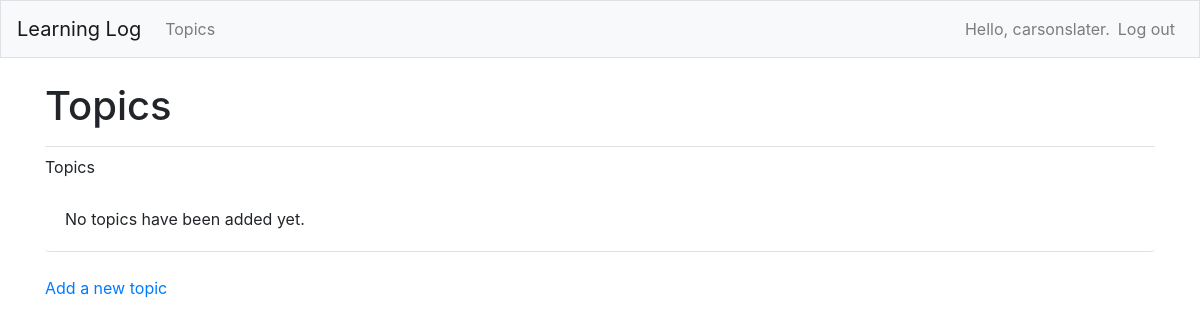
/topics (signed in), run on an earlier commit of the app's database.
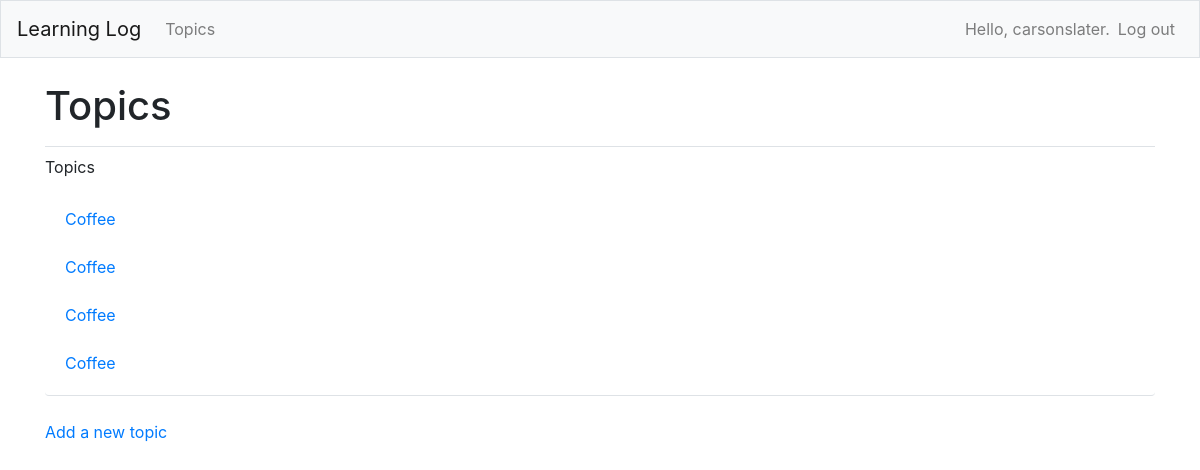
And on a later commit of the database.
### MainApp/models.py (models this page shows, shortened)
class Topic(models.Model):
    text = models.CharField(max_length=200)
    date_added = models.DateTimeField(auto_now_add=True)
    owner = models.ForeignKey(User, on_delete=models.CASCADE)

### MainApp/views.py (the view)
# urls.py: path("topics", views.topics, name="topics"),
@login_required
def topics(request):
    topics = Topic.objects.filter(owner=request.user).order_by("date_added")
    context = {"topics": topics}
    return render(request, "MainApp/topics.html", context)

### MainApp/templates/mainapp/topics.html
{% extends "MainApp/base.html" %}
{% block page_header %}
   <h1>Topics</h1>
{% endblock page_header %}
{% block content %}
  <p>Topics</p>
  <ul class="list-group border-bottom pb-2 mb-4">
     {% for topic in topics %}
      <li class="list-group-item border-0">
        <a href="{% url 'MainApp:topic' topic.id %}">
          {{ topic.text }}</a>
      </li>
     {% empty %}
       <li class="list-group-item border-0">No topics have been added yet.</li>
     {% endfor %}
  </ul>
  <a href="{% url 'MainApp:new_topic' %}">Add a new topic</a>
{% endblock content %}

### MainApp/templates/mainapp/base.html (shortened to what this page needs)
{% load bootstrap4 %}
<!doctype html>
<html lang="en">
    <head>
        {% bootstrap_css %}
    </head>
    <body>
        <nav class="navbar navbar-expand-md navbar-light bg-light mb-4 border">
        <a class="navbar-brand" href="{% url 'MainApp:index'%}">Learning Log</a>
        <div class="collapse navbar-collapse" id="navbarCollapse">
            <ul class="navbar-nav mr-auto">
                <li class="nav-item">
                <a class="nav-link" href="{% url 'MainApp:topics'%}">Topics</a></li>
            </ul>
            <ul class="navbar-nav ml-auto">
                {% if user.is_authenticated %}
                <li class="nav-item">
                    <span class="navbar-text">Hello, {{ user.username }}.</span>
                </li>
                <li class="nav-item">
                    <a class="nav-link" href="{% url 'users:logout' %}">Log out</a>
                </li>
                {% else %}
                  <li class="nav-item">
                    <a class="nav-link" href="{% url 'users:register' %}">Register</a>
                  </li>
                  <li class="nav-item">
                    <a class="nav-link" href="{% url 'users:login' %}">Log in</a></li>
                {% endif %}
              </ul>
        </div>
        </nav>
        <main role="main" class="container">
            <div class="pb-2 mb-2 border-bottom">
                {% block page_header %}{% endblock page_header %}
            </div>
            <div>
                {% block content %}{% endblock content %}
            </div>
        </main>
    </body>
</html>

What changed in the data, as far as the page shows it:
added Topic: text "Coffee"
added Topic: text "Coffee"
added Topic: text "Coffee"
added Topic: text "Coffee"
Also different on the page:
text no longer shown: "No topics have been added yet."
